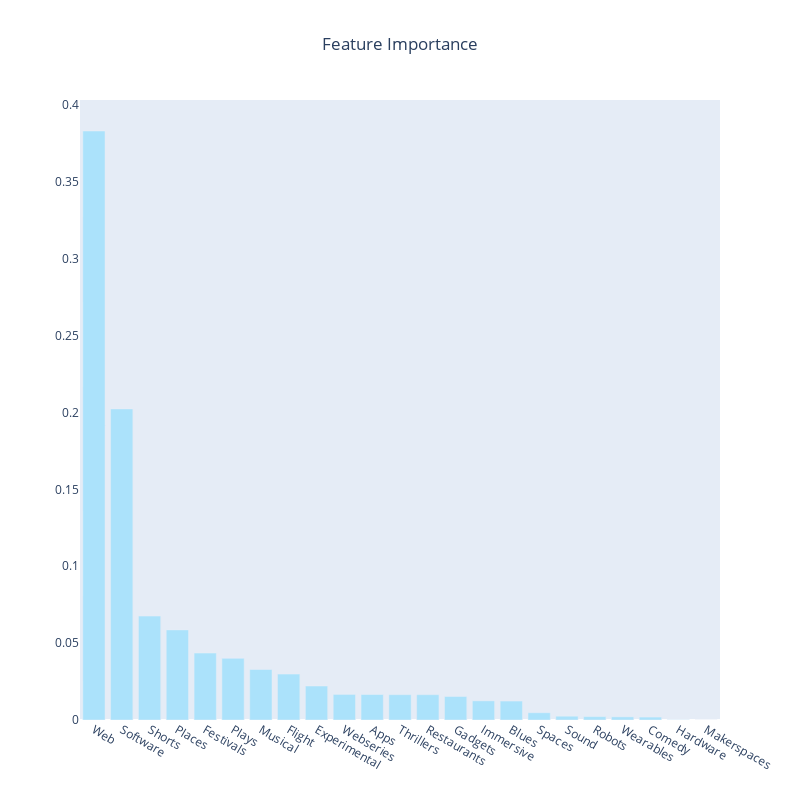

Notebook code cell kept with this figure:
### Markdown cell above
## xgboost for feature importance on a classification problem

### Code cell
import plotly.graph_objects as go
from xgboost import XGBClassifier

xgb_model = XGBClassifier()
xgb_model.fit(
    h5_dummy_df.drop(columns=["SuccessfulBool"]),
    h5_dummy_df["SuccessfulBool"],
)
feature_importance_df = pd.DataFrame(
    {
        "feature": h5_dummy_df.drop(columns=["SuccessfulBool"]).columns,
        "importance": xgb_model.feature_importances_,
    }
)
feature_importance_df.sort_values(by="importance", ascending=False, inplace=True)
fig = go.Figure()
fig.add_trace(
    go.Bar(
        x=feature_importance_df["feature"],
        y=feature_importance_df["importance"],
        marker_color="rgb(171, 226, 251)",
    )
)
fig.update_layout(
    title="Feature Importance",
    title_x=0.5,
    width=800,
    height=800,
    xaxis_showgrid=False,
    yaxis_showgrid=False,
)
fig.show()

### Figure 1 — Plotly figure (JSON) as saved in the notebook; plotly's stock layout.template omitted (floating-point values rounded to 4 significant figures)
{"data": [{"marker": {"color": "rgb(171, 226, 251)"}, "type": "bar", "x": ["Web", "Software", "Shorts", "Places", "Festivals", "Plays", "Musical", "Flight", "Experimental", "Webseries", "Apps", "Thrillers", "Restaurants", "Gadgets", "Immersive", "Blues", "Spaces", "Sound", "Robots", "Wearables", "Comedy", "Hardware", "Makerspaces"], "y": [0.3832, 0.2024, 0.06761, 0.0586, 0.04357, 0.0401, 0.03284, 0.02987, 0.02212, 0.01663, 0.01658, 0.01649, 0.01647, 0.0153, 0.01245, 0.01233, 0.004726, 0.002464, 0.0022, 0.002034, 0.001901, 0.0001393, 2.137e-05]}], "layout": {"height": 800, "title": {"text": "Feature Importance", "x": 0.5}, "width": 800, "xaxis": {"showgrid": false}, "yaxis": {"showgrid": false}}}
